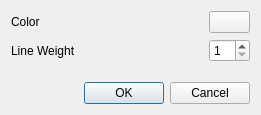
<?xml version="1.0" encoding="UTF-8"?>
<ui version="4.0">
 <class>BranchSettingsDialog</class>
 <widget class="QDialog" name="BranchSettingsDialog">
  <property name="geometry">
   <rect>
    <x>0</x>
    <y>0</y>
    <width>261</width>
    <height>115</height>
   </rect>
  </property>
  <property name="windowTitle">
   <string>Branch Settings</string>
  </property>
  <layout class="QVBoxLayout" name="verticalLayout">
   <item>
    <layout class="QGridLayout" name="gridLayout">
     <item row="0" column="0">
      <widget class="QLabel" name="label_3">
       <property name="text">
        <string>Color</string>
       </property>
      </widget>
     </item>
     <item row="0" column="1">
      <spacer name="horizontalSpacer_2">
       <property name="orientation">
        <enum>Qt::Horizontal</enum>
       </property>
       <property name="sizeHint" stdset="0">
        <size>
         <width>40</width>
         <height>20</height>
        </size>
       </property>
      </spacer>
     </item>
     <item row="0" column="2">
      <widget class="QPushButton" name="colorButton">
       <property name="sizePolicy">
        <sizepolicy hsizetype="Minimum" vsizetype="Minimum">
         <horstretch>0</horstretch>
         <verstretch>0</verstretch>
        </sizepolicy>
       </property>
       <property name="text">
        <string/>
       </property>
       <property name="autoDefault">
        <bool>false</bool>
       </property>
       <property name="flat">
        <bool>false</bool>
       </property>
      </widget>
     </item>
     <item row="1" column="0">
      <widget class="QLabel" name="label_4">
       <property name="text">
        <string>Line Weight</string>
       </property>
      </widget>
     </item>
     <item row="1" column="2">
      <widget class="QSpinBox" name="thicknessSpinBox">
       <property name="minimum">
        <number>1</number>
       </property>
      </widget>
     </item>
    </layout>
   </item>
   <item>
    <spacer name="verticalSpacer">
     <property name="orientation">
      <enum>Qt::Vertical</enum>
     </property>
     <property name="sizeHint" stdset="0">
      <size>
       <width>20</width>
       <height>6</height>
      </size>
     </property>
    </spacer>
   </item>
   <item>
    <widget class="QDialogButtonBox" name="buttonBox">
     <property name="standardButtons">
      <set>QDialogButtonBox::Cancel|QDialogButtonBox::Ok</set>
     </property>
    </widget>
   </item>
  </layout>
 </widget>
 <resources>
  <include location="../../../../U2Gui/U2Gui.qrc"/>
 </resources>
 <connections>
  <connection>
   <sender>buttonBox</sender>
   <signal>accepted()</signal>
   <receiver>BranchSettingsDialog</receiver>
   <slot>accept()</slot>
   <hints>
    <hint type="sourcelabel">
     <x>130</x>
     <y>94</y>
    </hint>
    <hint type="destinationlabel">
     <x>130</x>
     <y>57</y>
    </hint>
   </hints>
  </connection>
  <connection>
   <sender>buttonBox</sender>
   <signal>rejected()</signal>
   <receiver>BranchSettingsDialog</receiver>
   <slot>reject()</slot>
   <hints>
    <hint type="sourcelabel">
     <x>130</x>
     <y>94</y>
    </hint>
    <hint type="destinationlabel">
     <x>130</x>
     <y>57</y>
    </hint>
   </hints>
  </connection>
 </connections>
</ui>
